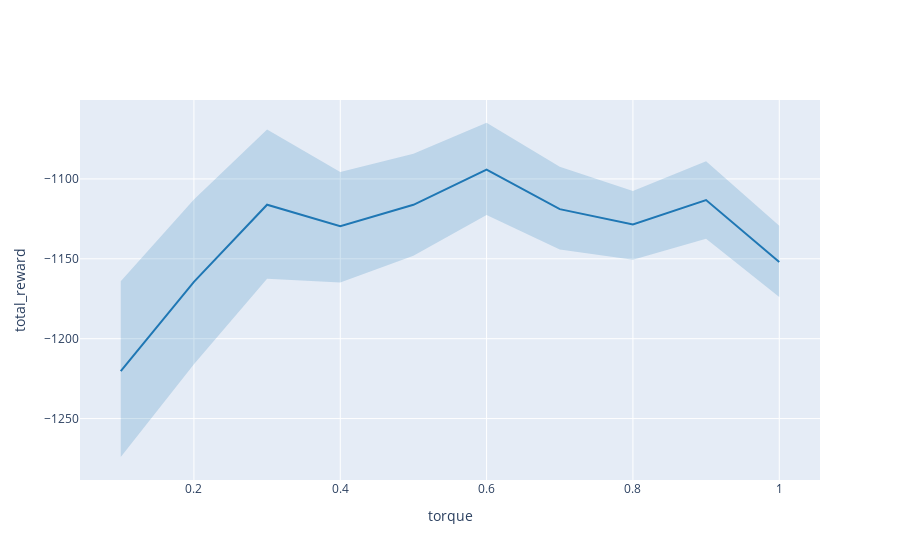

The cell this chart's notebook holds for it:
### Code cell
ax = bx.lineplot(data=df, x="torque", y="total_reward")
ax.figure

### Figure 1 — Plotly figure (JSON) as saved in the notebook; plotly's stock layout.template omitted (floating-point values rounded to 4 significant figures)
{"data": [{"hovertemplate": "torque=%{x}<br>total_reward=%{y}<extra></extra>", "marker": {"color": "rgba(31.0, 119.0, 180.0, 1)"}, "mode": "lines", "type": "scatter", "x": [], "xaxis": "x", "y": [], "yaxis": "y"}, {"error_y": {"array": [56.27, 51.47, 47.06, 33.93, 31.97, 29.36, 26.46, 20.92, 24.25, 22.64], "color": "rgba(0, 0, 0, 0)", "type": "data"}, "hovertemplate": "torque=%{x}<br>total_reward=%{y}<extra></extra>", "marker": {"color": "rgba(31.0, 119.0, 180.0, 1)"}, "mode": "lines", "type": "scatter", "x": [0.1, 0.2, 0.3, 0.4, 0.5, 0.6, 0.7, 0.8, 0.9, 1], "xaxis": "x", "y": [-1220.0, -1164.0, -1116.0, -1130.0, -1116.0, -1094.0, -1119.0, -1129.0, -1113.0, -1152.0], "yaxis": "y"}, {"hoverinfo": "skip", "line": {"color": "rgba(0, 0, 0, 0)"}, "showlegend": false, "type": "scatter", "x": [0.1, 0.2, 0.3, 0.4, 0.5, 0.6, 0.7, 0.8, 0.9, 1], "xaxis": "x", "y": [-1164.0, -1113.0, -1069.0, -1096.0, -1084.0, -1065.0, -1092.0, -1108.0, -1089.0, -1129.0], "yaxis": "y"}, {"fill": "tonexty", "fillcolor": "rgba(31.0, 119.0, 180.0, 0.2)", "hoverinfo": "skip", "legendgroup": "", "line": {"color": "rgba(0, 0, 0, 0)"}, "showlegend": false, "type": "scatter", "x": [0.1, 0.2, 0.3, 0.4, 0.5, 0.6, 0.7, 0.8, 0.9, 1], "xaxis": "x", "y": [-1274.0, -1216.0, -1163.0, -1165.0, -1148.0, -1123.0, -1144.0, -1151.0, -1137.0, -1174.0], "yaxis": "y"}], "layout": {"annotations": [{"font": {"size": 16}, "showarrow": false, "text": "", "x": 0.5, "xanchor": "center", "xref": "paper", "y": 1, "yanchor": "bottom", "yref": "paper"}], "autosize": true, "legend": {"title": {"text": ""}}, "showlegend": false, "xaxis": {"anchor": "y", "autorange": true, "domain": [0, 1], "range": [0.04547, 1.055], "title": {"text": "torque"}, "type": "linear"}, "yaxis": {"anchor": "x", "autorange": true, "domain": [0, 1], "range": [-1291.0, -1048.0], "title": {"text": "total_reward"}, "type": "linear"}}}
